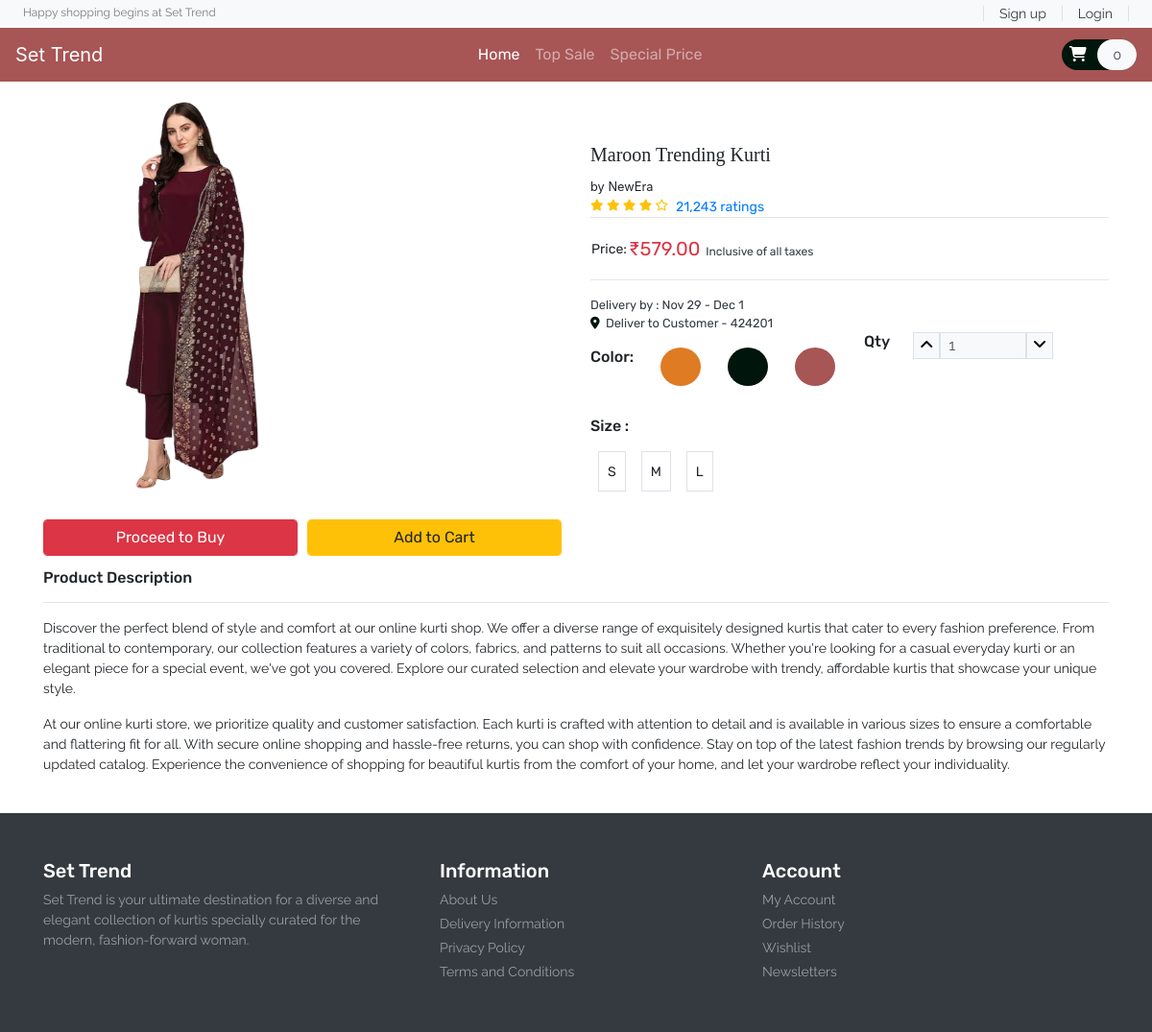
/product.php?item_id=5, run on the app's committed database.
### tables this page shows
CREATE TABLE `product` (
  `item_id` int(11) NOT NULL,
  `item_brand` varchar(200) NOT NULL,
  `item_name` varchar(255) NOT NULL,
  `item_price` double(10,2) NOT NULL,
  `item_image` varchar(255) NOT NULL,
  `item_register` datetime DEFAULT NULL
);

### database/DBController.php (called while the page is built, shortened)
<?php
class DBController
{
    protected $host = 'localhost';
    protected $user = 'root';
    protected $password = '';
    protected $database = "settrend";
    public function __construct()
    {
        $this->con = mysqli_connect($this->host, $this->user, $this->password, $this->database);
    }
}

### functions.php (called while the page is built, shortened)
<?php
require ('database/DBController.php');
require ('database/Product.php');
$db = new DBController();
$product = new Product($db);
$product_shuffle = $product->getData();

### database/Product.php (called while the page is built, shortened)
<?php
class Product
{
    public $db = null;
    public function __construct(DBController $db)
    {
        $this->db = $db;
    }
    public function getData($table = 'product'){
        $result = $this->db->con->query("SELECT * FROM {$table}");
        $resultArray = array();
        while ($item = mysqli_fetch_array($result, MYSQLI_ASSOC)){
            $resultArray[] = $item;
        }
        return $resultArray;
    }
}

### Template/_general-products.php (the view, shortened to what this page needs)
<?php
    $item_id = $_GET['item_id'] ??1;
    foreach($product->getData() as $item):
        if($item['item_id']==$item_id):
?>
<section id="product" class="py-3">
                <div class="container">
                    <div class="row">
                        <div class="col-sm-6">
                            <img src="<?php echo $item['item_image'] ?? "./img/Shop/a2.png"; ?>" alt="product" class="img-fluid">
                            <div class="form-row pt-4 font-size-16 font-rubik">
                                <div class="col">
                                    <form method="post">
                                        <?php
                                            echo '<button type="submit" name="product_proceed" class="btn btn-danger form-control">Proceed to Buy</button>';
                                        ?>
                                    </form>
                                </div>
                                <div class="col">
                                    <form method="post">
                                        <?php
                                            echo '<button type="submit" name="product_submit" class="btn btn-warning form-control">Add to Cart</button>';
                                        ?>
                                    </form>
                                </div>
                            </div>
                        </div>
                        <div class="col-sm-6 py-5">
                            <h5 class="font-zillaslab font-size-20"><?php echo $item['item_name'] ??"Unknown"; ?></h5>
                            <small>by <?php echo $item['item_brand'] ??"Brand"; ?></small>
                            <div class="d-flex">
                                <div class="rating text-warning font-size-12">
                                    <span><i class="fas fa-star"></i></span>
                                    <span><i class="fas fa-star"></i></span>
                                    <span><i class="fas fa-star"></i></span>
                                    <span><i class="fas fa-star"></i></span>
                                    <span><i class="far fa-star"></i></span>
                                  </div>
                                  <a href="#" class="px-2 font-rubik font-size-14">21,243 ratings</a>
                            </div>
                            <hr class="m-0">
                                <table class="my-3">
                                    <tr class="font-rubik font-size-14">
                                        <td>Price:</td>
                                        <td class="font-size-20 text-danger"><span>&#8377;<?php echo $item['item_price'] ??0; ?></span><small class="text-dark font-size-12">&nbsp;&nbsp;Inclusive of all taxes</small></td>
                                    </tr>
                                </table>
                                <hr>
                                <div id="order-details" class="font-rubik d-flex flex-column text-dark">
                                    <small>Delivery by : Nov 29  - Dec 1</small>
                                    <small><i class="fas fa-map-marker-alt color-primary"></i>&nbsp;&nbsp;Deliver to Customer - 424201</small>
                                </div>
                             <div class="row">
                                 <div class="col-6">
                                            <div class="color my-3">
                                              <div class="d-flex justify-content-between">
                                                <h6 class="font-rubik">Color:</h6>
                                                <div class="p-2 color-orange-bg rounded-circle"><button class="btn font-size-14"></button></div>
                                                <div class="p-2 color-primary-bg rounded-circle"><button class="btn font-size-14"></button></div>
                                                <div class="p-2 color-second-bg rounded-circle"><button class="btn font-size-14"></button></div>
                                              </div>
                                            </div>
                                 </div>
                                 <div class="col-6">
                                     <div class="qty d-flex">
                                         <h6 class="font-rubik">Qty</h6>
                                         <div class="px-4 d-flex font-rale">
                                             <button class="qty-up border bg-light" data-id="pro1"><i class="fas fa-angle-up"></i></button>
                                             <input type="text" data-id="pro1" class="qty_input border px-2 w-50 bg-light" disabled value="1" placeholder="1">
                                             <button data-id="pro1" class="qty-down border bg-light"><i class="fas fa-angle-down"></i></button>
                                         </div>
                                     </div>
                                 </div>
                             </div>
                                <div class="size py-3">
                                    <h6 class="font-rubik">Size :</h6>
                                    <div class="d-flex w-75">
                                        <div class="font-rubik border m-2 p-2">
                                            <button class="btn p-0 font-size-14">S</button>
                                        </div>
                                        <div class="font-rubik border m-2 p-2">
                                            <button class="btn p-0 font-size-14">M</button>
                                        </div>
                                        <div class="font-rubik border m-2 p-2">
                                            <button class="btn p-0 font-size-14">L</button>
                                        </div>
                                    </div>
                                </div>
                        </div>
                        <div class="col-12 py-2">
                            <h6 class="font-rubik">Product Description</h6>
                            <hr>
                            <p class="font-rale font-size-14">Discover the perfect blend of style and comfort at our online kurti shop. We offer a diverse range of exquisitely designed kurtis that cater to every fashion preference. From traditional to contemporary, our collection features a variety of colors, fabrics, and patterns to suit all occasions. Whether you're looking for a casual everyday kurti or an elegant piece for a special event, we've got you covered. Explore our curated selection and elevate your wardrobe with trendy, affordable kurtis that showcase your unique style.</p>
                            <p class="font-rale font-size-14">At our online kurti store, we prioritize quality and customer satisfaction. Each kurti is crafted with attention to detail and is available in various sizes to ensure a comfortable and flattering fit for all. With secure online shopping and hassle-free returns, you can shop with confidence. Stay on top of the latest fashion trends by browsing our regularly updated catalog. Experience the convenience of shopping for beautiful kurtis from the comfort of your home, and let your wardrobe reflect your individuality.</p>
                        </div>
                    </div>
                </div>
            </section>
<?php
    endif;
    endforeach;
?>

### HTML Template/style.css (style rules this page uses)
button, button:focus { outline: none !important; box-shadow: none !important; }
.font-zillaslab { font-family: "Zilla Slab", cursive; }
.font-rale { font-family: "Raleway", cursive; }
.font-rubik { font-family: "Rubik", cursive; }
.font-size-12 { font-size: 12px; }
.font-size-14 { font-size: 14px; }
.font-size-16 { font-size: 16px; }
.font-size-20 { font-size: 20px; }
.color-primary { color: #00150b; }
.color-primary-bg { background: #00150b; }
.color-second-bg { background: #a75555; }
.color-orange-bg { background: #df7b23; }

### data on the page
product: item_image (picture), item_name "Maroon Trending Kurti", item_brand "NewEra", item_price "579.00"
